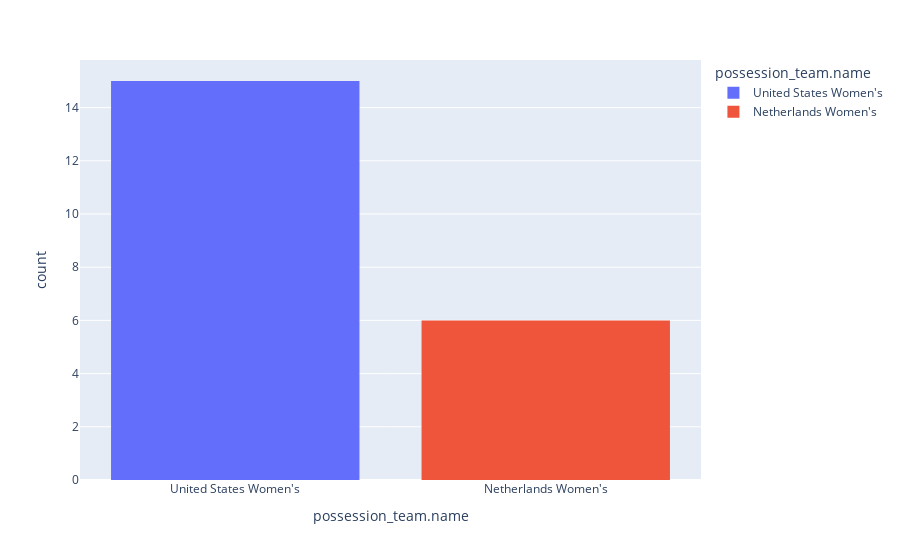

The code cell stored with this chart in its notebook:
### Markdown cell above
At this point, we are ready to start creating visuals. Let's look at available information on shots taken during the FIFA Women's World Cup final match. First, let's take a look at the number of shots made by each team:

### Code cell
# Using a histogram to total the shot count for each team
px.histogram(shots, x='possession_team.name', color='possession_team.name')

### Figure 1 — Plotly figure (JSON) as saved in the notebook; plotly's stock layout.template omitted (floating-point values rounded to 4 significant figures)
{"data": [{"alignmentgroup": "True", "bingroup": "x", "hovertemplate": "possession_team.name=%{x}<br>count=%{y}<extra></extra>", "legendgroup": "United States Women's", "marker": {"color": "#636efa", "pattern": {"shape": ""}}, "name": "United States Women's", "offsetgroup": "United States Women's", "orientation": "v", "showlegend": true, "type": "histogram", "x": ["United States Women's", "United States Women's", "United States Women's", "United States Women's", "United States Women's", "United States Women's", "United States Women's", "United States Women's", "United States Women's", "United States Women's", "United States Women's", "United States Women's", "United States Women's", "United States Women's", "United States Women's"], "xaxis": "x", "yaxis": "y"}, {"alignmentgroup": "True", "bingroup": "x", "hovertemplate": "possession_team.name=%{x}<br>count=%{y}<extra></extra>", "legendgroup": "Netherlands Women's", "marker": {"color": "#EF553B", "pattern": {"shape": ""}}, "name": "Netherlands Women's", "offsetgroup": "Netherlands Women's", "orientation": "v", "showlegend": true, "type": "histogram", "x": ["Netherlands Women's", "Netherlands Women's", "Netherlands Women's", "Netherlands Women's", "Netherlands Women's", "Netherlands Women's"], "xaxis": "x", "yaxis": "y"}], "layout": {"autosize": true, "barmode": "relative", "legend": {"title": {"text": "possession_team.name"}, "tracegroupgap": 0}, "margin": {"t": 60}, "xaxis": {"anchor": "y", "autorange": true, "categoryarray": ["United States Women's", "Netherlands Women's"], "categoryorder": "array", "domain": [0, 1], "range": [-0.5, 1.5], "title": {"text": "possession_team.name"}, "type": "category"}, "yaxis": {"anchor": "x", "autorange": true, "domain": [0, 1], "range": [0, 15.79], "title": {"text": "count"}}}}
